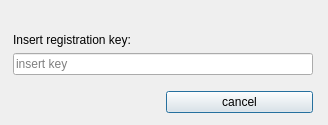
<?xml version="1.0" encoding="UTF-8"?>
<ui version="4.0">
 <class>RegisterDialog</class>
 <widget class="QDialog" name="RegisterDialog">
  <property name="geometry">
   <rect>
    <x>0</x>
    <y>0</y>
    <width>328</width>
    <height>125</height>
   </rect>
  </property>
  <property name="sizePolicy">
   <sizepolicy hsizetype="Fixed" vsizetype="Fixed">
    <horstretch>0</horstretch>
    <verstretch>0</verstretch>
   </sizepolicy>
  </property>
  <property name="minimumSize">
   <size>
    <width>328</width>
    <height>125</height>
   </size>
  </property>
  <property name="maximumSize">
   <size>
    <width>328</width>
    <height>125</height>
   </size>
  </property>
  <property name="windowTitle">
   <string>Register</string>
  </property>
  <widget class="QWidget" name="gridLayoutWidget">
   <property name="geometry">
    <rect>
     <x>3</x>
     <y>10</y>
     <width>321</width>
     <height>156</height>
    </rect>
   </property>
   <layout class="QGridLayout" name="gridLayout">
    <item row="2" column="1">
     <widget class="QLineEdit" name="lineEdit">
      <property name="minimumSize">
       <size>
        <width>300</width>
        <height>0</height>
       </size>
      </property>
      <property name="placeholderText">
       <string>insert key</string>
      </property>
     </widget>
    </item>
    <item row="0" column="1">
     <spacer name="verticalSpacer">
      <property name="orientation">
       <enum>Qt::Vertical</enum>
      </property>
      <property name="sizeHint" stdset="0">
       <size>
        <width>20</width>
        <height>40</height>
       </size>
      </property>
     </spacer>
    </item>
    <item row="7" column="1">
     <spacer name="verticalSpacer_2">
      <property name="orientation">
       <enum>Qt::Vertical</enum>
      </property>
      <property name="sizeHint" stdset="0">
       <size>
        <width>20</width>
        <height>40</height>
       </size>
      </property>
     </spacer>
    </item>
    <item row="3" column="1">
     <spacer name="verticalSpacer_3">
      <property name="orientation">
       <enum>Qt::Vertical</enum>
      </property>
      <property name="sizeType">
       <enum>QSizePolicy::Fixed</enum>
      </property>
      <property name="sizeHint" stdset="0">
       <size>
        <width>20</width>
        <height>10</height>
       </size>
      </property>
     </spacer>
    </item>
    <item row="2" column="0">
     <spacer name="horizontalSpacer">
      <property name="orientation">
       <enum>Qt::Horizontal</enum>
      </property>
      <property name="sizeHint" stdset="0">
       <size>
        <width>40</width>
        <height>20</height>
       </size>
      </property>
     </spacer>
    </item>
    <item row="2" column="2">
     <spacer name="horizontalSpacer_2">
      <property name="orientation">
       <enum>Qt::Horizontal</enum>
      </property>
      <property name="sizeHint" stdset="0">
       <size>
        <width>40</width>
        <height>20</height>
       </size>
      </property>
     </spacer>
    </item>
    <item row="1" column="1">
     <widget class="QLabel" name="label_2">
      <property name="text">
       <string>Insert registration key:</string>
      </property>
     </widget>
    </item>
    <item row="6" column="1">
     <layout class="QHBoxLayout" name="horizontalLayout">
      <item>
       <widget class="QLabel" name="label_3">
        <property name="text">
         <string>don't have a key? consider donation:  </string>
        </property>
       </widget>
      </item>
      <item>
       <widget class="QLabel" name="label_12">
        <property name="sizePolicy">
         <sizepolicy hsizetype="Fixed" vsizetype="Fixed">
          <horstretch>0</horstretch>
          <verstretch>0</verstretch>
         </sizepolicy>
        </property>
        <property name="minimumSize">
         <size>
          <width>80</width>
          <height>23</height>
         </size>
        </property>
        <property name="maximumSize">
         <size>
          <width>80</width>
          <height>23</height>
         </size>
        </property>
        <property name="text">
         <string notr="true">&lt;!DOCTYPE HTML PUBLIC &quot;-//W3C//DTD HTML 4.0//EN&quot; &quot;http://www.w3.org/TR/REC-html40/strict.dtd&quot;&gt;
&lt;html&gt;&lt;head&gt;&lt;meta name=&quot;qrichtext&quot; content=&quot;1&quot; /&gt;&lt;style type=&quot;text/css&quot;&gt;
p, li { white-space: pre-wrap; }
&lt;/style&gt;&lt;/head&gt;&lt;body style=&quot; font-family:'MS Shell Dlg 2'; font-size:8.25pt; font-weight:400; font-style:normal;&quot;&gt;
&lt;p style=&quot; margin-top:0px; margin-bottom:0px; margin-left:0px; margin-right:0px; -qt-block-indent:0; text-indent:0px;&quot;&gt;&lt;a href=&quot;https://www.paypal.com/cgi-bin/webscr?cmd=_s-xclick&amp;amp;hosted_button_id=5P6GM8DLCVMM6&quot;&gt;&lt;span style=&quot; text-decoration: underline; color:#0000ff;&quot;&gt;&lt;img src=&quot;:/icons/paypal.png&quot;&gt;&lt;/img&gt;&lt;/span&gt;&lt;/a&gt;&lt;/p&gt;&lt;/body&gt;&lt;/html&gt;</string>
        </property>
        <property name="openExternalLinks">
         <bool>true</bool>
        </property>
       </widget>
      </item>
     </layout>
    </item>
    <item row="4" column="1">
     <layout class="QHBoxLayout" name="horizontalLayout_3">
      <item>
       <widget class="QLabel" name="label">
        <property name="text">
         <string/>
        </property>
       </widget>
      </item>
      <item>
       <widget class="QPushButton" name="pushButton">
        <property name="text">
         <string>cancel</string>
        </property>
       </widget>
      </item>
     </layout>
    </item>
   </layout>
  </widget>
 </widget>
 <tabstops>
  <tabstop>lineEdit</tabstop>
 </tabstops>
 <resources/>
 <connections/>
</ui>
